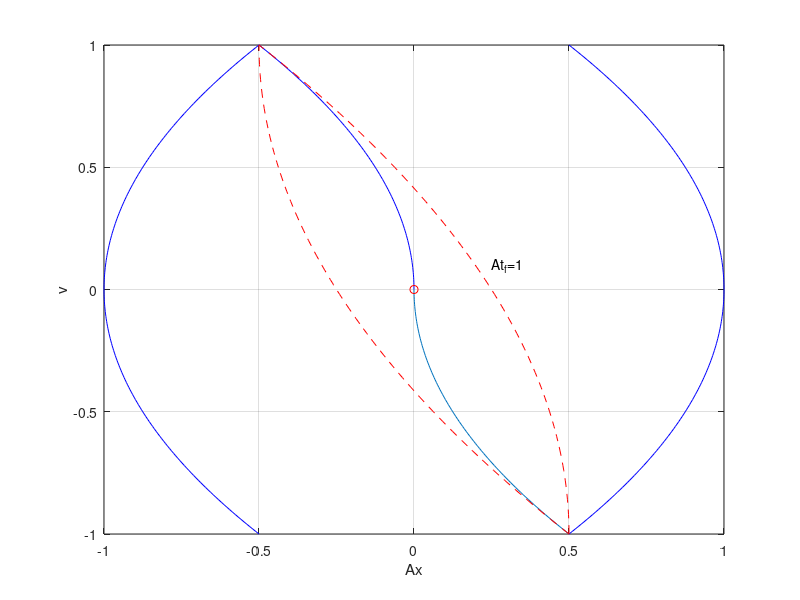

This figure's MATLAB source:
% Script p9_3_02.m; min time to x=v=0 for double integrator
% plant with bounded control;                   7/98, 3/31/02
%
v=-[0:.01:1]; x=v.^2/2; un=ones(1,101); tf=1; vt=[-1:.02:1]; 
xt=-tf^2*un/2+(vt-tf*un).^2/4; xt1=tf^2*un/2-(vt+tf*un).^2/4;
%
figure(1); clf; plot(x,v,-x,-v,'b',0,0,'ro',-un+x,v,'b',...
   -un+x,-v,'b',un-x,v,'b',un-x,-v,'b',xt,vt,'r--',...
   xt1,vt,'r--'); grid; axis([-1 1 -1 1])
xlabel('Ax'); ylabel('v'); text(.25,.1,'At_f=1')
